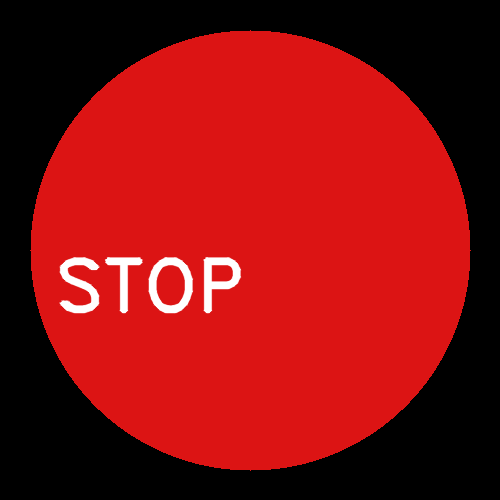
#> input picture signs/stop.png, 500 x 500 px
$ python build_sign_yolo_dataset.py
#> lines starting #> are read from the running program, lines starting #| are printed output that depends on the picture
#!/usr/bin/env python3
"""Synthetic YOLO dataset from signs/*.png → data/signs_yolo/"""

import os
import random

import cv2
import numpy as np

ROOT = os.path.dirname(os.path.dirname(os.path.abspath(__file__)))
SIGNS = os.path.join(ROOT, "signs")
OUT = os.path.join(ROOT, "data", "signs_yolo")

# Class names must match train_signs_yolo.py / parse_yolo_class
CLASSES = ["STOP", "30", "40", "red_light", "green_light"]


def _bg(w, h):
    base = random.randint(70, 120)
    img = np.random.randint(base - 25, base + 25, (h, w, 3), np.uint8)
    if random.random() < 0.35:
        cv2.rectangle(img, (0, int(h * 0.4)), (w, h), (55, 58, 62), -1)
    return img


def _paste(bg, fg, cx, cy, scale):
    fh, fw = fg.shape[:2]
    nw = max(20, int(fw * scale))
    nh = max(20, int(fh * scale))
    s = cv2.resize(fg, (nw, nh), interpolation=cv2.INTER_AREA)
    x1 = cx - nw // 2
    y1 = cy - nh // 2
    x2, y2 = x1 + nw, y1 + nh
    H, W = bg.shape[:2]
    if x1 < 0 or y1 < 0 or x2 > W or y2 > H:
        return None
    if s.shape[2] == 4:
        alpha = s[:, :, 3:4].astype(np.float32) / 255.0
        rgb = s[:, :, :3]
        roi = bg[y1:y2, x1:x2].astype(np.float32)
        bg[y1:y2, x1:x2] = (alpha * rgb + (1 - alpha) * roi).astype(np.uint8)
    else:
        bg[y1:y2, x1:x2] = s
    xc = (x1 + x2) / 2 / W
    yc = (y1 + y2) / 2 / H
    bw = nw / W
    bh = nh / H
    return xc, yc, bw, bh


def _load_rgba(path):
#> called with path = 'signs/stop.png'
    img = cv2.imread(path, cv2.IMREAD_UNCHANGED)
#> img is the input picture: shape (500, 500, 3); mean B, G, R 15.6, 15.6, 134.3
    if img is None:
        return None
    if img.ndim == 2:
        img = cv2.cvtColor(img, cv2.COLOR_GRAY2BGR)
    if img.shape[2] == 3:
        img = cv2.cvtColor(img, cv2.COLOR_BGR2BGRA)
#> img: shape (500, 500, 4)
    return img


def main():
    mapping = {
        "STOP": os.path.join(SIGNS, "stop.png"),
        "30": os.path.join(SIGNS, "limit30.png"),
        "40": os.path.join(SIGNS, "limit40.png"),
        "red_light": os.path.join(SIGNS, "red_light.png"),
        "green_light": os.path.join(SIGNS, "green_light.png"),
    }
    assets = {}
    for cls, path in mapping.items():
        img = _load_rgba(path)
        if img is None:
            raise SystemExit("Missing " + path + " — run scripts/print_signs.py")
        assets[cls] = img

    for split, n in (("train", 320), ("val", 80)):
        idir = os.path.join(OUT, "images", split)
        ldir = os.path.join(OUT, "labels", split)
        os.makedirs(idir, exist_ok=True)
        os.makedirs(ldir, exist_ok=True)
        W, H = 424, 240
        for i in range(n):
            bg = _bg(W, H)
            labels = []
            k = random.randint(1, 2)
            for _ in range(k):
                cls = random.choice(CLASSES)
                cx = random.randint(int(W * 0.25), int(W * 0.75))
                cy = random.randint(int(H * 0.08), int(H * 0.45))
                sc = random.uniform(0.12, 0.32)
                box = _paste(bg, assets[cls], cx, cy, sc)
                if box is None:
                    continue
                cid = CLASSES.index(cls)
                labels.append(f"{cid} {box[0]:.6f} {box[1]:.6f} {box[2]:.6f} {box[3]:.6f}")
            name = f"{split}_{i:04d}"
            cv2.imwrite(os.path.join(idir, name + ".jpg"), bg)
            with open(os.path.join(ldir, name + ".txt"), "w", encoding="utf-8") as f:
                f.write("\n".join(labels))
#> this loop made 2 passes
#> (split, n) on pass 1: ('train', 320)
#> (split, n) on pass 2: ('val', 80)
#> pass 1, in _bg, `img = np.random.randint(base - 25, base + 25, (h, w, 3), np.uint8)`:
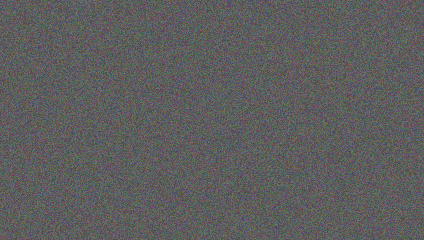
#> img: shape (240, 424, 3); mean of channels 0, 1, 2 93.5, 93.5, 93.4; drawn as B, G, R
#> pass 1, in _paste, `s = cv2.resize(fg, (nw, nh), interpolation=cv2.INTER_AREA)`:
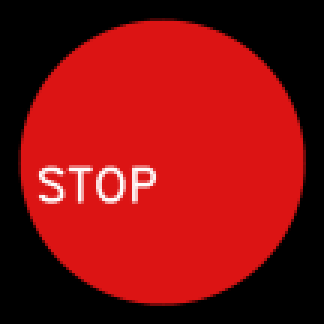
#> s: shape (108, 108, 4) (shown 3 times larger); mean B, G, R, A 15.6, 15.6, 134.3, 255
#> after the loop:
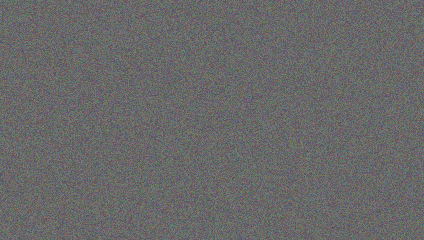
#> bg: shape (240, 424, 3); mean of channels 0, 1, 2 104.5, 104.5, 104.5; drawn as B, G, R

    yaml_path = os.path.join(OUT, "data.yaml")
    with open(yaml_path, "w", encoding="utf-8") as f:
        f.write(
            f"path: {OUT.replace(chr(92), '/')}\n"
            f"train: images/train\n"
            f"val: images/val\n"
            f"nc: {len(CLASSES)}\n"
            f"names: {CLASSES}\n"
        )
    print("Dataset:", OUT)
#| Dataset: data/signs_yolo
    print("Classes:", CLASSES)
#| Classes: ['STOP', '30', '40', 'red_light', 'green_light']


if __name__ == "__main__":
    main()
